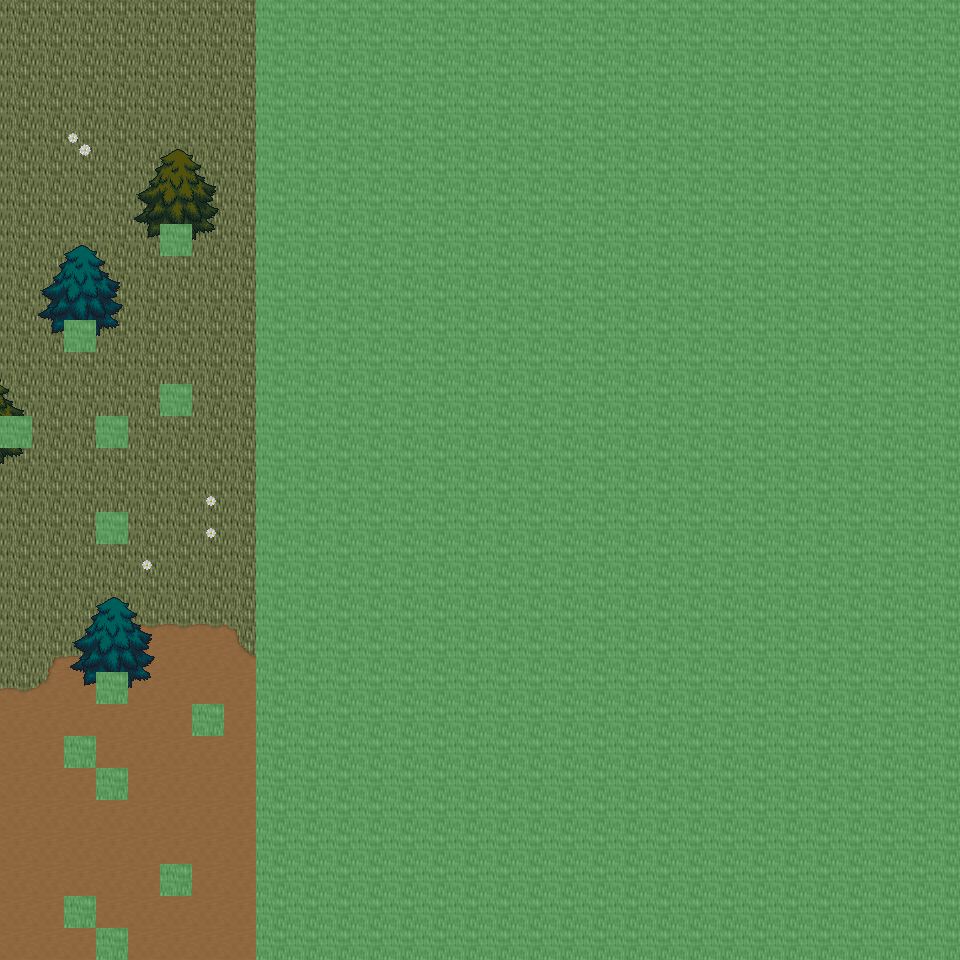

Rendered tile map (Tiled .tmx) drawn with the repository's tilesets; below, a short description and the map source with its tile grids summarised:
An orthogonal 30x30 tile map with 32x32 px tiles, 6 tile layers (Ground, Object, Object2, Above, ...), 19 tilesets and 4 objects (4x mapchange).

<map version="1.0" orientation="orthogonal" renderorder="right-down" width="30" height="30" tilewidth="32" tileheight="32" nextobjectid="5">
  <tileset firstgid="1" name="tileset_ground_ground" tilewidth="32" tileheight="32" tilecount="33" columns="3">
    <image source="../drawable/tileset_ground_ground.png" width="96" height="352" />
  </tileset>
  <tileset firstgid="34" name="tileset_ground_ridge_earth_dark" tilewidth="32" tileheight="32" tilecount="96" columns="12">
    <image source="../drawable/tileset_ground_ridge_earth_dark.png" width="384" height="256" />
  </tileset>
  <tileset firstgid="130" name="tileset_plant_flower_daisy_white" tilewidth="32" tileheight="32" tilecount="8" columns="2">
    <image source="../drawable/tileset_plant_flower_daisy_white.png" width="64" height="128" />
  </tileset>
  <tileset firstgid="138" name="tileset_plant_grasses" tilewidth="32" tileheight="32" tilecount="6" columns="3">
    <image source="../drawable/tileset_plant_grasses.png" width="96" height="64" />
  </tileset>
  <tileset firstgid="144" name="tileset_plant_tree_tree_fluffy" tilewidth="32" tileheight="32" tilecount="12" columns="4">
    <image source="../drawable/tileset_plant_tree_tree_fluffy.png" width="128" height="96" />
  </tileset>
  <tileset firstgid="156" name="tileset_plant_bush_bushes" tilewidth="32" tileheight="32" tilecount="10" columns="5">
    <image source="../drawable/tileset_plant_bush_bushes.png" width="160" height="64" />
  </tileset>
  <tileset firstgid="166" name="tileset_logic_collision" tilewidth="32" tileheight="32" tilecount="1" columns="1">
    <image source="../drawable/tileset_logic_collision.png" width="32" height="32" />
  </tileset>
  <tileset firstgid="167" name="tileset_ground_dry_grass" tilewidth="32" tileheight="32" tilecount="54" columns="9">
    <image source="../drawable/tileset_ground_dry_grass.png" width="288" height="192" />
  </tileset>
  <tileset firstgid="221" name="tileset_ground_earth_edges" tilewidth="32" tileheight="32" tilecount="18" columns="6">
    <image source="../drawable/tileset_ground_earth_edges.png" width="192" height="96" />
  </tileset>
  <tileset firstgid="239" name="tileset_ground_grass_corners" tilewidth="32" tileheight="32" tilecount="24" columns="6">
    <image source="../drawable/tileset_ground_grass_corners.png" width="192" height="128" />
  </tileset>
  <tileset firstgid="263" name="tileset_plant_tree_evergreen" tilewidth="32" tileheight="32" tilecount="36" columns="3">
    <image source="../drawable/tileset_plant_tree_evergreen.png" width="96" height="384" />
  </tileset>
  <tileset firstgid="299" name="tileset_plant_tree_tree_darkgreen" tilewidth="32" tileheight="32" tilecount="88" columns="8">
    <image source="../drawable/tileset_plant_tree_tree_darkgreen.png" width="256" height="352" />
  </tileset>
  <tileset firstgid="387" name="tileset_building_decoration_rocks" tilewidth="32" tileheight="32" tilecount="6" columns="3">
    <image source="../drawable/tileset_building_decoration_rocks.png" width="96" height="64" />
  </tileset>
  <tileset firstgid="393" name="tileset_plant_stump_stump_pale_brown" tilewidth="32" tileheight="32" tilecount="4" columns="2">
    <image source="../drawable/tileset_plant_stump_stump_pale_brown.png" width="64" height="64" />
  </tileset>
  <tileset firstgid="397" name="tileset_plant_stump_int_small_stump_2" tilewidth="32" tileheight="32" tilecount="1" columns="1">
    <image source="../drawable/tileset_plant_stump_int_small_stump_2.png" width="32" height="32" />
  </tileset>
  <tileset firstgid="398" name="tileset_ground_rock_pebbles" tilewidth="32" tileheight="32" tilecount="3" columns="1">
    <image source="../drawable/tileset_ground_rock_pebbles.png" width="32" height="96" />
  </tileset>
  <tileset firstgid="401" name="tileset_plant_bush_bush_mult_colored" tilewidth="32" tileheight="32" tilecount="6" columns="3">
    <image source="../drawable/tileset_plant_bush_bush_mult_colored.png" width="96" height="64" />
  </tileset>
  <tileset firstgid="407" name="tileset_plant_tree_umbrella_thorn" tilewidth="32" tileheight="32" tilecount="18" columns="6">
    <image source="../drawable/tileset_plant_tree_umbrella_thorn.png" width="192" height="96" />
  </tileset>
  <tileset firstgid="425" name="tileset_building_house_3" tilewidth="32" tileheight="32" tilecount="48" columns="6">
    <image source="../drawable/tileset_building_house_3.png" width="192" height="256" />
  </tileset>
  <layer name="Ground" width="30" height="30">
    <data>[900 cells, 900 non-empty, 4 distinct tile ids]</data>
  </layer>
  <layer name="Object" width="30" height="30">
    <data>[900 cells, 156 non-empty, 35 distinct tile ids]</data>
  </layer>
  <layer name="Object2" width="30" height="30">
    <data>[900 cells, 0 non-empty, 0 distinct tile ids]</data>
  </layer>
  <layer name="Above" width="30" height="30">
    <data>[900 cells, 74 non-empty, 46 distinct tile ids]</data>
  </layer>
  <layer name="Above2" width="30" height="30">
    <data>[900 cells, 0 non-empty, 0 distinct tile ids]</data>
  </layer>
  <layer name="Walkable" width="30" height="30">
    <data>[900 cells, 673 non-empty, 1 distinct tile ids]</data>
  </layer>
  <objectgroup name="MapEvents">
    <object id="1" name="south" type="mapchange" x="0" y="928" width="96" height="32">
      <properties>
        <property name="map" value="0_ados_mountain_n2_w2_x4_y1" />
        <property name="place" value="north" />
      </properties>
    </object>
    <object id="2" name="south2" type="mapchange" x="128" y="928" width="128" height="32">
      <properties>
        <property name="map" value="0_ados_mountain_n2_w2_x4_y1" />
        <property name="place" value="north2" />
      </properties>
    </object>
    <object id="3" name="west" type="mapchange" x="0" y="0" width="32" height="416">
      <properties>
        <property name="map" value="0_ados_mountain_n2_w2_x3_y0" />
        <property name="place" value="east" />
      </properties>
    </object>
    <object id="4" name="west2" type="mapchange" x="0" y="448" width="32" height="512">
      <properties>
        <property name="map" value="0_ados_mountain_n2_w2_x3_y0" />
        <property name="place" value="east2" />
      </properties>
    </object>
  </objectgroup>
</map>
